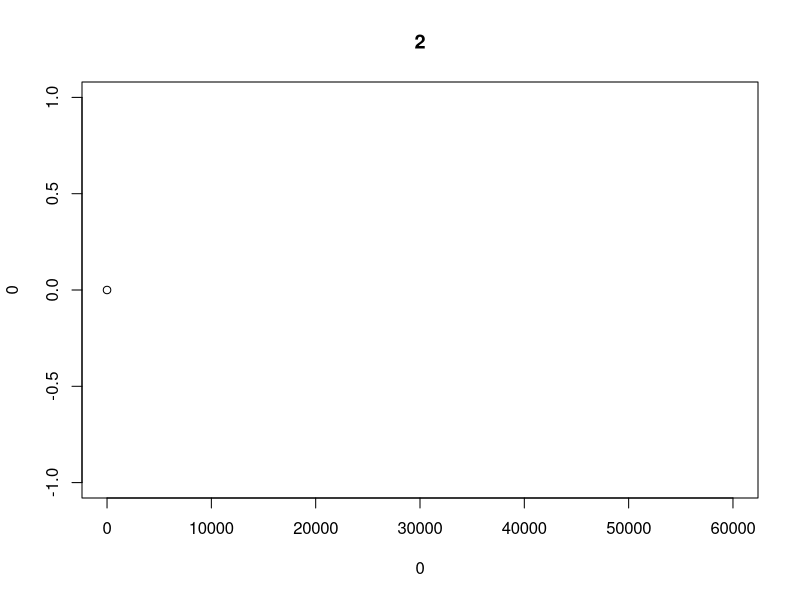

The R script that drew this image: (Note: this script raises an error after producing the figure.)
# newNN = réseau de neurone sous forme matricielle

DevelopperIds <- function(vec=NULL){
	if(is.null(vec)){
		print("vec is NULL")
		return()
	}
	if(!(typeof(vec)=="integer") & !(typeof(vec)=="double")){
		print("type of vec is not integer, and it is not double neither")
		return()
	}
	UIds <- c()
	for(i in vec){
		
		UIds <- c(UIds,c(1:i))
		
	}
	return(UIds)
	
}

CreateNN <- function(couches=c(2,3,2)){
	NbCouches <- length(couches)
	NbBias <- NbCouches-1
	NbNeurons <- sum(couches)+NbBias
	NbInput <- couches[1]
	NbOutput <- couches[NbCouches]
	NbHidden <- NbNeurons-NbInput-NbOutput-NbBias
	
	WhichCouche <- c(rep(c(1:NbCouches),couches),c(1:I(NbCouches-1)))
	TypeOfNeurons <- WhichCouche
	TypeOfNeurons[I(NbNeurons-NbBias+1):NbNeurons] <- "B"
	
	TypeOfNeurons[which(TypeOfNeurons==1)] <- "I"
	TypeOfNeurons[which(TypeOfNeurons==NbCouches)] <- "O"
	TypeOfNeurons[which(!((TypeOfNeurons == "I") | (TypeOfNeurons=="O") | (TypeOfNeurons=="B")))] <- "H"
	
	myNNDimnames <- paste(TypeOfNeurons,WhichCouche, c(DevelopperIds(couches),rep(1,NbBias)), sep="")
	myNNIds <- c(1:NbNeurons)
	
	# Weights / Poids de chaque neurone "ligne" vers chaque neurone "colonne"
	myNNWeights <- matrix(data = 0, nrow = NbNeurons, ncol = NbNeurons, byrow = FALSE)
	
	# Values / Valeur en sortie de chaque neurone. Chaque neurone Bias vaut toujours 1 (avant multiplication par le poids vers le neurone suivant)
	myNNOutValues <- c(rep(1,NbInput),rep(0,NbHidden),rep(0,NbOutput),rep(1,NbBias))
	
	myNNError <- rep(0,NbNeurons)
	
	# Valeur en entrée de chaque neurone (après multiplication mais avant somme et activation)
	myNNWeightedOutValues <- matrix(data = 0, nrow = NbNeurons, ncol = NbNeurons, byrow = FALSE)
	
	myNNSummedWeightedOutValues <- c(rep(0,NbInput),rep(0,NbHidden),rep(0,NbOutput),rep(0,NbBias))
	
	# fonction d'activation : 0 = pas de fonction d'activation ; 1 = fonction act() ; -1 = fonction qui retourne toujours 1 (pour les neurones de bias) ; 2 = softmax
	myNNSquashingFunc <- c(rep(0,NbInput),rep(1,NbHidden),rep(2,NbOutput),rep(-1,NbBias))
	
	return(list(Weights=myNNWeights, OutValues=myNNOutValues, Error=myNNError, Weighted=myNNWeightedOutValues, Summed=myNNSummedWeightedOutValues,
				SquashingFunc=myNNSquashingFunc, couches=couches, NbCouches=NbCouches, NbNeurons=NbNeurons, NbInput=NbInput, NbHidden=NbHidden, NbOutput=NbOutput, NbBias=NbBias,
				WhichCouche=WhichCouche, TypeOfNeurons=TypeOfNeurons, NeuronIds=myNNIds, gradient=myNNWeights))
}


softmax <- function(X){
	exps <- exp(X)
	return(exps/sum(exps))
}

stable_softmax <- function(X){
	Xm <- max(X)
	exps <- exp(X-Xm)
	return(exps/sum(exps))
}

deriv_softmax <- function(P){
	Pl <- length(P)
	for(i in 1:Pl){
		for(j in 1:Pl){
		
		}
		
	}
}


# initialiser les poids d'un réseau de neurone à partir des informations de connection du réseau
InitNN <- function(myNN){
	
	for(i in 1:I(myNN$NbCouches-1)){
		rows <- which(myNN$WhichCouche==i)
		cols <- which(myNN$WhichCouche==I(i+1) & myNN$TypeOfNeurons!="B")
		
		myNN$Weights[rows,cols] <- rnorm(I(length(rows)*length(cols)),0,1)
	}
	
	
	
	return(myNN)
	
	
}



# à partir d'un réseau dors et déjà initialisé avec InitNN
InitNN2 <- function(myNN){
	
	# Weights <- myNN$Weights
	
	posWei <- which(!myNN$Weights==0)
	
	myNN$Weights[posWei] <- rnorm(length(posWei),0,1)
	
	# for(rowi in myNN$NeuronIds){
		
		# for(coli in myNN$NeuronIds){
		
			# if((myNN$WhichCouche[coli] == I(myNN$WhichCouche[rowi]+1)) & !(myNN$TypeOfNeurons[coli]=="B")){
				##### (re-)init poids !!! feed-forward uniquement !!!
				# Weights[rowi,coli] <- rnorm(1,0,1)
			# }
		
		# }
		
	# }
	# myNN$Weights <- Weights
	return(myNN)
	
	
}


act <- function(a){return(1/(1+exp(-a)))}
dact <- function(a){return(act(a)*(1-act(a)))}

invact <- function(a){return(log(-a/(a-1)))}


OneStep <- function(NN,m){
	# NN = réseau de neurones modélisé plus haut
	# m = numéro de la couche actuellement en cours de traitement (commence à 1 jusqu'à NbCouches-1)
	
	Nidm <- which(NN$WhichCouche==m)
	
		
	# appliquer les poids 'colonne' aux sorties des neurones 'ligne' de la couche m
	NN$Weighted[Nidm,] <- NN$OutValues[Nidm] * NN$Weights[Nidm,]
	
	# sommer les valeurs pondérées, sur chaque colonne. ce qui donne la valeurs en entrée de chaque neurone de la couche m+1
	NN$Summed <- colSums(NN$Weighted)
	
	# les neuronnes de la couche N suivante recevant le signal depuis la couche m sont ceux dont la valeur NN$Summed est différente de zéro
	#NidN <- which(!(NN$Summed==0))
	NidN <- which(NN$WhichCouche == I(m+1) & !NN$TypeOfNeurons == "B")
		
	# activation : on applique la fonction d'activation au signal en entrée des neurones de la couche suivante
	if((m <= I(NN$NbCouches-1))){
		NN$OutValues[NidN] <- act(NN$Summed[NidN])
	}else{
		# NN$OutValues[NidN] <- stable_softmax(NN$Summed[NidN])
		NN$OutValues[NidN] <- act(NN$Summed[NidN])
		print(NN$OutValues[NidN])
	}	
	return(NN)
	
}




# Passe complète :
EnAvant <- function(NN,JDD_INPUT){

	NN$OutValues[which(NN$TypeOfNeurons=="I")] <- JDD_INPUT
	NN$OutValues[which(NN$TypeOfNeurons=="H")] <- 0
	NN$OutValues[which(NN$TypeOfNeurons=="O")] <- 0
	NN$OutValues[which(NN$TypeOfNeurons=="B")] <- 1
	
	for(i in 1:I(NN$NbCouches-1)){
		NN <- OneStep(NN,i)
	}
	
	#return(NN)
	return(I(NN$OutValues[which(NN$TypeOfNeurons=="O")]))
}

# test1 <- EnAvant(test,c(1,2))

# calcul des erreurs :

Erreur <- function(OBSERVE,ATTENDU){
	
	return(I(OBSERVE-ATTENDU))
	# erreur négative signifie que l'observé était < à l'attendu
	# erreur positive signifie que l'observé était > à l'attendu
	
}

# test_res <- EnAvant(test,c(1,2))
# test_err <- Erreur(test_res,c(0.5,0.5))
# InitNN(CreateNN(c(5,3,2)))

CompleteRG <- function(NN,JDD_INPUT,ATTENDU,H=0.1, batchSize=1){
	
	# Out <- rep(0,length(NN$OutValues))
	# Att <- rep(0,length(ATTENDU))
	
	for(m in 1:batchSize){
		
		Att <- ATTENDU[[m]]
		
		NN$OutValues[which(NN$TypeOfNeurons=="I")] <- JDD_INPUT[[m]]
		NN$OutValues[which(NN$TypeOfNeurons=="H")] <- 0
		NN$OutValues[which(NN$TypeOfNeurons=="O")] <- 0
		NN$OutValues[which(NN$TypeOfNeurons=="B")] <- 1
		
		# print("#01")
		### En AVANT
		for(i in 1:I(NN$NbCouches-1)){
			NN <- OneStep(NN,i)
		}
		
	
		Out <- NN$OutValues
	}
	
	# print("#02")
	
	# Calcul Erreur sur la sortie
	NidO <- which(NN$TypeOfNeurons=="O")
	# print("#03")

	for(j in 1:length(NidO)){
		NidOj <- NidO[j]
		NNOj <- Out[NidOj]
		NN$Error[NidOj] <- I(Att[j]-NNOj) *  dact(NN$Summed[NidOj]) # NNOj*(1-NNOj)
	}
	# print("#04")

	
	### CALCUL DU GRADIENT (BACKPROP) en partant de l'avant dernière couche en en remontant jusqu'à la seconde couche
	# for (i in I(NN$NbCouches-1):2){
	for (i in I(NN$NbCouches-1):1){
		# Pour chaque couche cachée en partant de celle juste avant la sortie et en remontant vers la 1ère couche cachée
		
		# déterminer quels neurones "H" appartiennent à cette couche
		# NidH <- which(NN$TypeOfNeurons=="H" & NN$WhichCouche==i)
		NidH <- which(NN$WhichCouche==i)
	# print("#05")
		# pour chaque neurone caché de la couche en cours de traitement, déterminer l'erreur sur ce neurone
		for(j in 1:length(NidH)){	
			
			NidHj <- NidH[j]
			
	# print("#06")
			# rechercher les neurones en aval du neurone "NidH[j]"
			#NidHAval <- which(!(NN$Weights[,NidHj] == 0))	############################# OK ?
			 NidHAval <- which((NN$Weights[NidHj,  ] != 0))	############################# KO ?
			
			# déterminer l'erreur sur le neurone j =
			# somme des erreurs des neurones k en aval de j, multipliées chacune par le poids de j vers k.
			# Puis multiplier cette somme des erreurs par la dérivée de act de la sortie du neurone j.
			NN$Error[NidHj] <- sum(NN$Error[NidHAval] * NN$Weights[NidHj,NidHAval]) * dact(Out[NidHj])  
			
		}
		
	# print("#07")
		NidnotI <- which((NN$TypeOfNeurons!="I"))
	# print("#08")
		for(j in 1:length(NidnotI)){
			NidnotIj <- NidnotI[j]
			
			NidAff <- which((NN$Weights[,NidnotIj]!=0)) # quels sont les neurones en amont de j (= afférents de j)?
			
			NN$Weights[NidAff,NidnotIj] <- NN$Weights[NidAff,NidnotIj] + H * NN$Error[NidnotIj] * Out[NidAff]
			
		}
	# print("#09")
	}
	
	OBSERVE <- Out[which(NN$TypeOfNeurons=="O")]
	print("#10")
	for(i in 1:NN$NbOutput){
		print(paste(c("OBSERVE = ",round(OBSERVE[i],5)," VS ATTENDU = ",round(Att[i],5)), collapse=";"))
	}
	# print("#11")
	# print(NN)
	return(list(NN=NN, OBS=OBSERVE, ATT=Att))
	
}




########## test 2
test <- CreateNN(couches=c(2,2,1))
test <- InitNN(test)

# saveW1 <- test$Weights
# CompleteRG(NN=test,JDD_INPUT=c(0,0),ATTENDU=c(0.1),H=0.5)$NN$Weights

EnAvant(test,c(0,0))
EnAvant(test,c(0,1))
EnAvant(test,c(1,0))
EnAvant(test,c(1,1))

for(i in 1:1000){
	test <- CompleteRG(NN=test,JDD_INPUT=c(0,0),ATTENDU=c(0.1),H=0.1)$NN
	test <- CompleteRG(NN=test,JDD_INPUT=c(0,1),ATTENDU=c(0.3),H=0.1)$NN
	test <- CompleteRG(NN=test,JDD_INPUT=c(1,0),ATTENDU=c(0.5),H=0.1)$NN
	test <- CompleteRG(NN=test,JDD_INPUT=c(1,1),ATTENDU=c(0.7),H=0.1)$NN
	# print(paste("############", round(c(EnAvant(test,c(0,0)),EnAvant(test,c(0,1)),EnAvant(test,c(1,0)),EnAvant(test,c(1,1))),5)))

}

EnAvant(test,c(0,0))
EnAvant(test,c(0,1))
EnAvant(test,c(1,0))
EnAvant(test,c(1,1))

# saveW2 <- test$Weights


test




#### MNIST avec back-prop

set.seed(1)
mnistBP <- CreateNN(c(784,32,1))

mnistBP <- InitNN(mnistBP)

NbGEN <- 60000

mlrngrt <- 0.1
for(m in 2:2){

# mlrngrt <- mlrngrt/m

windows()

plot(x=0, y=0, xlim=c(0,NbGEN), ylim=c(-1,1), main=m)

k <- 1

	for(i in k:NbGEN){
		
		resultat <- CompleteRG(NN=mnistBP,JDD_INPUT=as.numeric((train[i,-785])),ATTENDU=I(0.05+as.numeric(as.character(train[i,785]))/10),H=mlrngrt)
		mnistBP <- resultat$NN
		points(x=i, y=I(resultat$OBS-resultat$ATT), col=I(10*(resultat$ATT-0.05)))
		print(i)
	}

k <- i
}

# MNIST_001 <- mnistBP


XtestT <- c()
YtestT <- c()
jmax <- 100
for(j in 1:jmax){
	XtestT[j] <- I(0.05+as.numeric(as.character(test[j,785]))/10)
	YtestT[j] <- EnAvant(mnistBP,as.numeric((test[j,-785])))
	print(j)

	
}

	Xtest <- 10*(XtestT-0.05)
	Ytest <- 10*(YtestT-0.05)

plot(Ytest~Xtest,xlim=c(0,9), ylim=c(0,9))
plot(Ytest~as.factor(as.character(Xtest)), ylim=c(0,9))

summary(lm(Ytest~Xtest))

# quelle est la précision de ce modèle ?




# plot(Xtest~Ytest,xlim=c(0,1), ylim=c(0,1))

# summary(lm(Xtest~Ytest))

# tableau des performances de classification

# classperf <- matrix(0,10,10)
# for(j in 1:jmax){
	
	
# }

# Précision = nombre correctement classifié / nombre total



dYX <- Ytest-Xtest








#### MNIST avec back-prop : approche multi-classe en sortie (10 classes) (sans softmax)
nblvl <- 26

trainedNNsave <- trainedNN

set.seed(1)
mnistBP <- CreateNN(c(784,100,nblvl))

mnistBP <- InitNN(mnistBP)

# > str(mnistBP)
# List of 16
 # $ Weights      : num [1:819, 1:819] 0 0 0 0 0 0 0 0 0 0 ...
 # $ OutValues    : num [1:819] 1 1 1 1 1 1 1 1 1 1 ...
 # $ Error        : num [1:819] 0 0 0 0 0 0 0 0 0 0 ...
 # $ Weighted     : num [1:819, 1:819] 0 0 0 0 0 0 0 0 0 0 ...
 # $ Summed       : num [1:819] 0 0 0 0 0 0 0 0 0 0 ...
 # $ SquashingFunc: num [1:819] 0 0 0 0 0 0 0 0 0 0 ...
 # $ couches      : num [1:3] 784 32 1
 # $ NbCouches    : int 3
 # $ NbNeurons    : num 819
 # $ NbInput      : num 784
 # $ NbHidden     : num 32
 # $ NbOutput     : num 1
 # $ NbBias       : num 2
 # $ WhichCouche  : int [1:819] 1 1 1 1 1 1 1 1 1 1 ...
 # $ TypeOfNeurons: chr [1:819] "I" "I" "I" "I" ...
 # $ NeuronIds    : int [1:819] 1 2 3 4 5 6 7 8 9 10 ...


NbGEN <- 60000
batchSize <- 1


windows()

plot(x=0, y=0, xlim=c(0,NbGEN), ylim=c(0,2), main="train01")

legend(x=1, y=0.4, legend=c(0:nblvl), fill=rainbow(nblvl))

for(m in 1:1){
	
	k <- 1
	
	for(i in seq(k,NbGEN,batchSize)){
		
		Yatti <- as.numeric(as.character(train[i,785]))
		Yatt <- rep(0,nblvl)
		# Yatt[as.numeric(as.character(train[i,785]))+1] <- 1		# numéros de 0 à 9
		Yatt[as.numeric(as.character(train[i,785]))] <- 1			# lettres de 1 à 26


		# attendu i : 
		Yatti <- as.numeric(as.character(train[i,785]))
		Yatt <- rep(0,nblvl)
		Yatt[as.numeric(as.character(train[i,785]))] <- 1
		
		batchInput <- list(as.numeric((train[i,-785])))
		batchYatt <- list(Yatt)
		if(batchSize>1){
			for(j in 2:batchSize){
				batchInput[[j]] <- as.numeric((train[i+j-1,-785]))
				
				Yatti <- as.numeric(as.character(train[i+j-1,785]))
				Yatt <- rep(0,nblvl)
				Yatt[as.numeric(as.character(train[i+j-1,785]))] <- 1
				batchYatt[[j]] <- Yatt
			}
		}
	

		resultat <- CompleteRG(
						  NN=mnistBP#,JDD_INPUT=as.numeric((train[i,-785])),ATTENDU=Yatt,H=0.1
						, JDD_INPUT=batchInput
						, ATTENDU=batchYatt
						, H=0.1
						, batchSize=batchSize)
		mnistBP <- resultat[[1]]
		# points(x=i, y=I(sum(((stable_softmax(resultat$OBS)-resultat$ATT))**2)), col=I(as.numeric(as.character(train[i,785]))), cex=0.5)
		points(x=i, y=I(sum(((resultat$OBS-resultat$ATT))**2)), col=I(as.numeric(as.character(train[i,785]))), cex=0.5)
		# print(i)
		
		
		print(paste("############",m,":",i))
	}

	k <- i

}



trainedNN <- mnistBP
# plot(trainedNN$Error~I(trainedNN$WhichCouche+runif(length(trainedNN$WhichCouche),-0.1,0.1)))

nbtest <- length(test[,1])
windows()
XtestT <- c()
# YtestT <- c()
finalrep <- c()
jmax <- 1000
for(k in 1:jmax){
	j <- ceiling(runif(1,0,1)*nbtest)
	# XtestT[j] <- I(0.05+as.numeric(as.character(test[j,785]))/10)
	XtestT[k] <- as.numeric(as.character(test[j,785]))
	# YtestT[j] <- EnAvant(trainedNN,as.numeric((test[j,-785])))
	# quelle est la précision de ce modèle ?
	reponse <- EnAvant(trainedNN,as.numeric(test[j,-785]))
	maxrep <- max(reponse)
	# finalrep[j] <- c(0:nblvl)[which(reponse==maxrep)]
	finalrep[k] <- c(1:nblvl)[which(reponse==maxrep)]
	
	print(k)
}

plot(I(finalrep++runif(jmax,-0.3,0.3))~I(XtestT+runif(jmax,-0.3,0.3)))
sum(finalrep == XtestT)




	Xtest <- 10*(XtestT-0.05)
	Ytest <- 10*(YtestT-0.05)

plot(Ytest~Xtest,xlim=c(0,9), ylim=c(0,9))
plot(Ytest~as.factor(as.character(Xtest)), ylim=c(0,9))

summary(lm(Ytest~Xtest))





# un graphe de plus
plot(stable_softmax(EnAvant(trainedNN,as.numeric(as.character(test[j,-785]))))~c(0:9))
segments(x0=as.numeric(as.character(test[j,785])),x1=as.numeric(as.character(test[j,785])),y0=0,y1=1,col=2)



